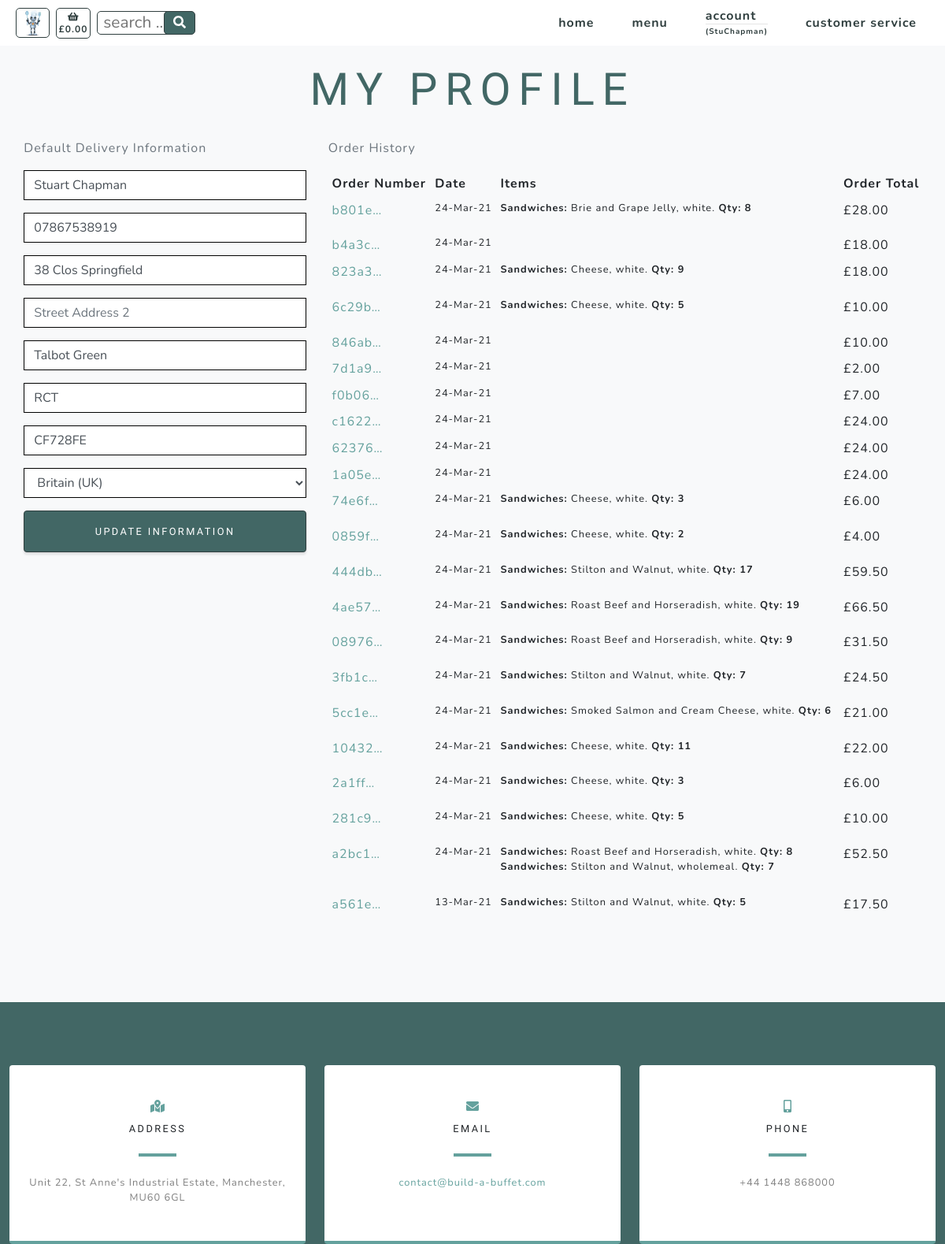
/profiles/ (signed in), run on an earlier commit of the app's database.
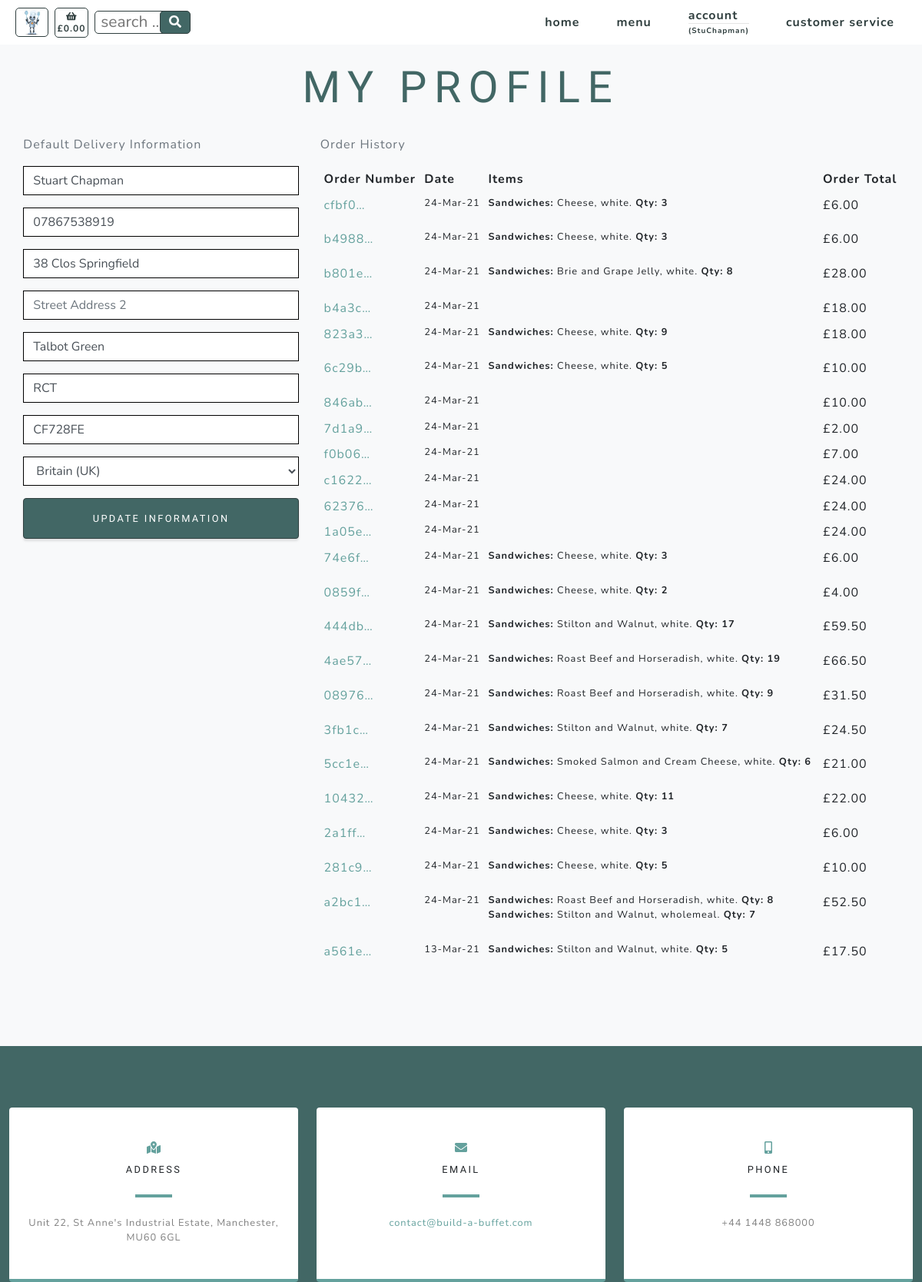
And on a later commit of the database.
### profiles/models.py (models this page shows)
class UserProfile(models.Model):
    user = models.OneToOneField(User, on_delete=models.CASCADE)
    default_full_name = models.CharField(max_length=20, null=True, blank=True)
    default_phone_number = models.CharField(max_length=20, null=True, blank=True)
    default_street_address1 = models.CharField(max_length=80, null=True, blank=True)
    default_street_address2 = models.CharField(max_length=80, null=True, blank=True)
    default_town_or_city = models.CharField(max_length=40, null=True, blank=True)
    default_county = models.CharField(max_length=80, null=True, blank=True)
    default_postcode = models.CharField(max_length=20, null=True, blank=True)
    default_country = CountryField(blank_label='Country', null=True, blank=True)
    def __str__(self):
        return self.user.username

### checkout/models.py (models this page shows, shortened)
class Order(models.Model):
    customer_name = models.CharField(max_length=50, null=False, blank=False)
    order_number = models.CharField(max_length=32, null=False, editable=False)
    cookie = models.CharField(max_length=32, null=False, editable=False)
    full_name = models.CharField(max_length=50, null=False, blank=False)
    email = models.EmailField(max_length=254, null=False, blank=False)
    phone_number = models.CharField(max_length=20, null=False, blank=False)
    country = CountryField(blank_label='Country *', null=False, blank=False)
    postcode = models.CharField(max_length=20, null=True, blank=True)
    town_or_city = models.CharField(max_length=40, null=False, blank=False)
    street_address1 = models.CharField(max_length=80, null=False, blank=False)
    street_address2 = models.CharField(max_length=80, null=True, blank=True)
    county = models.CharField(max_length=80, null=True, blank=True)
    date = models.DateTimeField(auto_now_add=True)
    delivery_cost = models.DecimalField(max_digits=6, decimal_places=2, null=False, default=0)
    order_total = models.DecimalField(max_digits=10, decimal_places=2, null=False, default=0)
    grand_total = models.DecimalField(max_digits=10, decimal_places=2, null=False, default=0)
    stripe_pid = models.CharField(max_length=254, null=False, blank=False, default='')
    user_profile = models.ForeignKey(UserProfile, on_delete=models.SET_NULL,
                                     null=True, blank=True,
                                     related_name='orders')

class Order_items(models.Model):
    class Meta:
        verbose_name_plural = 'Order_items'
    order_number = models.CharField(max_length=32, null=False, editable=False)
    cookie = models.CharField(max_length=32, null=False, editable=False)
    item_number = models.DecimalField(max_digits=8, decimal_places=0)
    category = models.CharField(max_length=254)
    name = models.CharField(max_length=254)
    servings = models.DecimalField(max_digits=3, decimal_places=0)
    option = models.CharField(max_length=254)
    total_price = models.DecimalField(max_digits=6, decimal_places=2, null=True, blank=True)

### products/models.py (models this page shows, shortened)
class Options(models.Model):
    class Meta:
        verbose_name_plural = 'Options'
    category = models.ForeignKey('Category', null=True, blank=True,
                                 on_delete=models.SET_NULL)
    id_no = models.CharField(max_length=254, null=True)
    option1 = models.CharField(max_length=24)
    option2 = models.CharField(max_length=24)
    option3 = models.CharField(max_length=24)

### profiles/views.py (the view)
# urls.py: path('', views.profile, name='profile'),
@login_required
def profile(request):
    profile = get_object_or_404(UserProfile, user=request.user)
    if request.method == 'POST':
        form = UserProfileForm(request.POST, instance=profile)
        if form.is_valid():
            form.save()
            messages.success(request, 'Profile updated successfully')
        else:
            messages.success(request, 'There was an error updating your profile - please try again')
    else:
        form = UserProfileForm(instance=profile)
    options = Options.objects.all()
    orders = Order.objects.filter(customer_name=profile)
    items = Order_items.objects.none()
    x = -1
    for order in orders:
        x = x + 1
        order_number = Order.objects.filter(customer_name=profile)[x].order_number
        order_items = Order_items.objects.filter(order_number=order_number)
        items = items | order_items
    orders = orders.order_by('-date')
    context = {
        'form': form,
        'orders': orders,
        'items': items,
        'options': options,
        'on_profile_page': True
    }
    return render(request, 'profiles/profile.html', context)

### profiles/forms.py
class UserProfileForm(forms.ModelForm):
    class Meta:
        model = UserProfile
        exclude = ('user',)
    def __init__(self, *args, **kwargs):
        super().__init__(*args, **kwargs)
        placeholders = {
            'default_full_name': 'Full Name',
            'default_phone_number': 'Phone Number',
            'default_postcode': 'Postal Code',
            'default_town_or_city': 'Town or City',
            'default_street_address1': 'Street Address 1',
            'default_street_address2': 'Street Address 2',
            'default_county': 'County, State or Locality',
        }
        self.fields['default_phone_number'].widget.attrs['autofocus'] = True
        for field in self.fields:
            if field != 'default_country':
                if self.fields[field].required:
                    placeholder = f'{placeholders[field]} *'
                else:
                    placeholder = placeholders[field]
                self.fields[field].widget.attrs['placeholder'] = placeholder
            self.fields[field].widget.attrs['class'] = 'border-black rounded-0 profile-form-input'
            self.fields[field].label = False

### basket/contexts.py (called while the page is built)
def basket_context(request):
    cookie_key = settings.COOKIE_KEY
    try:
        cookie = request.COOKIES[cookie_key]
        basket_total = Basket.objects.filter(cookie=cookie).aggregate(Sum('total_price'))
        if basket_total['total_price__sum'] is None:
            basket_total = ""
    except KeyError:
        basket_total = ""
        cookie = 99999999
    context = {
            'cookie': cookie,
            'cookie_key': cookie_key,
            'basket_total': basket_total,
        }
    return context

### profiles/templates/profiles/profile.html (shortened to what this page needs)
{% extends "base.html" %}
{% load static %}
{% block content %}
    <section class="products-section bg-light" id="products">
        <div class="container">
            <div class="row justify-content-center no-gutters">
                <div class="col-xl-12">
                    <h1 class="product-text-one mx-auto text-uppercase text-center flex-margin-b text-blue">My Profile</h1>
                </div>
                <div class="row">
                    <div class="px-3 col-12 col-lg-4">
                        <p class="text-muted">Default Delivery Information</p>
                        <form class="mt-3" action="{% url 'profile' %}" method="POST" id="profile-update-form">
                            {{ form|crispy }}
                            <button class="width-100 border-solid masthead-button btn btn-primary js-scroll-trigger float-right">Update Information</button>
                        </form>
                    </div>
                    <div class="col-12 col-lg-8">
                        <p class="text-muted">Order History</p>
                        <div class="order-history table-responsive">
                            <table class="table table-sm table-borderless">
                                <thead>
                                    <tr>
                                        <th>Order Number</th>
                                        <th>Date</th>
                                        <th>Items</th>
                                        <th>Order Total</th>
                                    </tr>
                                </thead>
                                <tbody>
                                    {% for order in orders %}
                                        <tr>
                                            <td>
                                                <a href="{% url 'order_success' order.order_number %}"
                                                title="{{ order.order_number }}">
                                                    {{ order.order_number|truncatechars:6 }}
                                                </a>
                                            </td>
                                            <td class="small">{{ order.date|date:'d-M-y' }}</td>
                                            <td>
                                                <ul class="list-unstyled">
                                                    {% for item in items %}
                                                        {% if item.order_number == order.order_number %}
                                                            <li class="small">
                                                                {% if item.option == "selected-one" %}
                                                                    {% for option in options %}
                                                                        <b>{{ item.category.title }}:</b> {{ item.name }}, {{ option.option1 }}. <b>Qty: {{ item.servings }}</b>
                                                                    {% endfor %}
                                                                {% endif %}
                                                                {% if item.option == "selected-three" %}
                                                                    {% for option in options %}
                                                                        <b>{{ item.category.title }}:</b> {{ item.name }}, {{ option.option3 }}. <b>Qty: {{ item.servings }}</b>
                                                                    {% endfor %}
                                                                {% endif %}
                                                            </li>
                                                        {% endif %}
                                                    {% endfor %}
                                                </ul>
                                            </td>
                                            <td>£{{ order.order_total }}</td>
                                        </tr>
                                    {% endfor %}
                                </tbody>
                            </table>
                        </div>
                    </div>
                </div>
            </div>
        </div>
    </section>
{% include 'includes/contact.html' %}
{% endblock %}

### templates/base.html (shortened to what this page needs)
{% load static %}
<!doctype html>
<html lang="en">
  <head>
    {% block corecss %}
        <link href="{% static 'css/styles.css' %}" rel="stylesheet" />
        <link href="{% static 'css/slider.css' %}" rel="stylesheet" />
    {% endblock %}
  </head>
  <body id="page-top" onload="createCookie()">
        <nav class="navbar navbar-expand-lg navbar-light fixed-top" id="mainNav">
            <div class="container">
                <div>
                    <ul class="navbar-nav ml-auto align-vertically">
                        <li class="nav-item"><a class="nav-link js-scroll-trigger bartholemew-menu" href=""><img src="{{ MEDIA_URL }}assets/img/bartholemew-sml.jpg" alt="bartholemew" height="36"></a></li>
                    </ul>
                </div>
                <div>
                    <ul class="navbar-nav ml-auto align-vertically">
                        {% if basket_total.total_price__sum != None %}
                            <li class="nav-item"><a class="nav-link js-scroll-trigger text-center text-xs-nav basket" href="{% url 'basket' %}"><i class="fa fa-shopping-basket" aria-hidden="true"></i><br><span class=" text-xs-nav">£{{ basket_total.total_price__sum|floatformat:"2" }}</span></a></li>
                        {% else %}
                            <li class="nav-item"><a class="nav-link js-scroll-trigger text-center text-xs-nav basket" href="{% url 'basket' %}"><i class="fa fa-shopping-basket" aria-hidden="true"></i><br><span class=" text-xs-nav">£0.00</span></a></li>
                        {% endif %}
                    </ul>
                </div>
                <div class="ml-2 mr-auto">
                    <form action="{% url 'search_products' %}" method="GET">
                        <input class="search-input text-blue text-xs" type="text" name="product_search" id="product_search" placeholder=" search ...">
                        <button class="search-button text-center" type="submit">
                                <i class="fas fa-search"></i>
                        </button>
                    </form>
                </div>
                <div class="collapse navbar-collapse" id="navbarResponsive">
                    <ul class="navbar-nav ml-auto">
                        <li class="nav-item my-auto"><a class="nav-link js-scroll-trigger" href="{% url 'home' %}">home</a></li>
                        <li class="nav-item dropdown my-auto">
                            <a class="nav-link js-scroll-trigger" href="#" id="all-menus-link" data-toggle="dropdown" aria-haspopup="true" aria-expanded="false">
                                menu
                            </a>
                        </li>
                        <li class="nav-item dropdown">
                            {% if request.user.is_authenticated %}
                                <a class="nav-link js-scroll-trigger" href="#" id="account-link" data-toggle="dropdown" aria-haspopup="true" aria-expanded="false">
                                    account
                                    <hr class="d-none d-lg-block user-br">
                                    <span class="user-text">
                                    ({{ request.user }})</span>
                                </a>
                            {% else %}
                                <a class="nav-link" href="{% url 'account_login' %}">login</a>
                            {% endif %}
                        </li>
                        <li class="nav-item my-auto"><a class="nav-link js-scroll-trigger" href="{% url 'service' %}">customer service</a></li>
                    </ul>
                </div>
            </div>
        </nav>
    {% block content %}
    {% endblock %}
  </body>
</html>

### templates/includes/contact.html
    <section class="contact-section bg-blue">
        <div class="container">
            <div class="row">
                <div class="col-md-4 mb-3 mb-md-0">
                    <div class="card py-4 h-100">
                        <div class="card-body text-center">
                            <i class="fas fa-map-marked-alt text-primary mb-2"></i>
                            <h4 class="text-uppercase m-0">Address</h4>
                            <hr class="my-4" />
                            <div class="small text-black-50">Unit 22, St Anne's Industrial Estate, Manchester, MU60 6GL</div>
                        </div>
                    </div>
                </div>
                <div class="col-md-4 mb-3 mb-md-0">
                    <div class="card py-4 h-100">
                        <div class="card-body text-center">
                            <i class="fas fa-envelope text-primary mb-2"></i>
                            <h4 class="text-uppercase m-0">Email</h4>
                            <hr class="my-4" />
                            <div class="small text-black-50"><a href="#!">contact@build-a-buffet.com</a></div>
                        </div>
                    </div>
                </div>
                <div class="col-md-4 mb-3 mb-md-0">
                    <div class="card py-4 h-100">
                        <div class="card-body text-center">
                            <i class="fas fa-mobile-alt text-primary mb-2"></i>
                            <h4 class="text-uppercase m-0">Phone</h4>
                            <hr class="my-4" />
                            <div class="small text-black-50">+44 1448 868000</div>
                        </div>
                    </div>
                </div>
            </div>
        </div>
    </section>

What changed in the data, as far as the page shows it:
added Order: order_number "cfbf0…", date "24-Mar-21", order_total "6.00", Options (option1 "white")
added Order_items: category "Sandwiches", name "Cheese", servings "3", Options (option1 "white")
added Order: order_number "b4988…", date "24-Mar-21", order_total "6.00", Options (option1 "white")
added Order_items: category "Sandwiches", name "Cheese", servings "3", Options (option1 "white")
